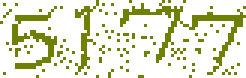
#> input picture imgs/5177.gif, 82 x 26 px (shown 3 times larger)
$ python identify_code.py   (Python 2 division)
#> lines starting #> are read from the running program, lines starting #| are printed output that depends on the picture
# coding=utf-8
__author__ = 'tech.chao'

from PIL import Image
import pytesseract

from PIL import ImageFile
ImageFile.LOAD_TRUNCATED_IMAGES = True

# 容错最大的有色判断
MAX_RGB_VALUE = 100
# 噪点大小
MAX_NOISY_COUNT = 25

# RGBA白色定义
WHITE_COLOR = (255, 255, 255, 255)
# RGBA黑色定义
BLACK_COLOR = (0, 0, 0, 255)


def print_char_pic(width, height, s_data):
    """
    画出字符图, 空格为白色, 点为黑色
    """
    _pic_str = ''
    for y in range(0, height):
        for x in range(0, width):
            _point = s_data[y * width + x]
            if _point == WHITE_COLOR:
                _pic_str += ' '
            else:
                _pic_str += '*'
        _pic_str += '\n'

    print _pic_str


def gen_white_black_points(image):
    """
    根据点阵颜色强制转换黑白点
    """
    data = image.getdata()
    new_data = []
    for item in data:
        if item[0] > MAX_RGB_VALUE and item[1] > MAX_RGB_VALUE and item[2] > MAX_RGB_VALUE:
            new_data.append(WHITE_COLOR)
        else:
            new_data.append(BLACK_COLOR)
    return new_data


def reduce_noisy(width, height, points):
    """
    横向扫描, 获取最大边界大小. 除去小于最大噪点大小的面积.
    """
    # 标记位置, 初始化都是0, 未遍历过
    flag_list = []
    for i in xrange(width * height):
        flag_list.append(0)

    # 遍历
    for index, value in enumerate(points):
        _y = index // width
        _x = index - _y * width
        # print _x, _y
        if flag_list[index] == 0 and value == BLACK_COLOR:
            flag_list[index] = 1
            _tmp_list = [index]
            recursion_scan_black_point(_x, _y, width, height, _tmp_list, flag_list, points)
            if len(_tmp_list) <= MAX_NOISY_COUNT:
                for x in _tmp_list:
                    points[x] = WHITE_COLOR

        else:
            flag_list[index] = 1


def recursion_scan_black_point(x, y, width, height, tmp_list, flag_list, points):
    # 左上
    if 0 <= (x - 1) < width and 0 <= (y - 1) < height:
        _x = x - 1
        _y = y - 1
        _inner_recursion(_x, _y, width, height, tmp_list, flag_list, points)

    # 上
    if 0 <= (y - 1) < height:
        _x = x
        _y = y - 1
        _inner_recursion(_x, _y, width, height, tmp_list, flag_list, points)

    # 右上
    if 0 <= (x + 1) < width and 0 <= (y - 1) < height:
        _x = x + 1
        _y = y - 1
        _inner_recursion(_x, _y, width, height, tmp_list, flag_list, points)

    # 左
    if 0 <= (x - 1) < width:
        _x = x - 1
        _y = y
        _inner_recursion(_x, _y, width, height, tmp_list, flag_list, points)

    # 右
    if 0 <= (x + 1) < width:
        _x = x + 1
        _y = y
        _inner_recursion(_x, _y, width, height, tmp_list, flag_list, points)

    # 左下
    if 0 <= (x - 1) < width and 0 <= (y + 1) < height:
        _x = x - 1
        _y = y + 1
        _inner_recursion(_x, _y, width, height, tmp_list, flag_list, points)

    # 下
    if 0 <= (y + 1) < height:
        _x = x
        _y = y + 1
        _inner_recursion(_x, _y, width, height, tmp_list, flag_list, points)

    # 右下
    if 0 <= (x + 1) < width and 0 <= (y + 1) < height:
        _x = x + 1
        _y = y + 1
        _inner_recursion(_x, _y, width, height, tmp_list, flag_list, points)


def _inner_recursion(new_x, new_y, width, height, tmp_list, flag_list, points):
    _index = new_x + width * new_y
    if flag_list[_index] == 0 and points[_index] == BLACK_COLOR:
        tmp_list.append(_index)
        flag_list[_index] = 1
        recursion_scan_black_point(new_x, new_y, width, height, tmp_list, flag_list, points)
    else:
        flag_list[_index] = 1


if __name__ == '__main__':
    right=0
    wrong=0
    for filename in ('5177.gif','6413.jpg','5970.jpg'):
        prefix=filename.replace(".jpg","").replace(".gif","")
        img = Image.open('imgs/'+filename)
#> img is the input picture: PIL image 82x26 P; mean R, G, B 224.5, 228.1, 201.7
        img = img.convert('RGBA')
#> img: PIL image 82x26 RGBA
        w, h = img.size[0], img.size[1]
#> w = 82; h = 26
        #print w, h
        point_list = gen_white_black_points(img)
#> the loop in gen_white_black_points, `for item in data:` made 2132 passes
#> item on passes 1 to 3: (255, 255, 255, 255), (255, 255, 255, 255), (255, 255, 255, 255)
#> after the loop in gen_white_black_points, `for item in data:`: new_data = 2132 items, first 6: (255, 255, 255, 255), (255, 255, 255, 255), (255, 255, 255, 255), (255, 255, 255, 255), (255, 255, 255, 255), (255, 255, 255, 255)
#> point_list has the same summary as new_data in gen_white_black_points
        #print_char_pic(w, h, point_list)
        reduce_noisy(w, h, point_list)
#> the loop in reduce_noisy, `for index, value in enumerate(points):` made 2132 passes
#> after the loop in reduce_noisy, `for index, value in enumerate(points):`: flag_list = 2132 values from 1 to 1; points has the same summary as new_data in gen_white_black_points
        #print_char_pic(w, h, point_list)
        img.putdata(point_list)
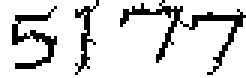
#> img: PIL image 82x26 RGBA (shown 3 times larger); mean R, G, B, A 215.1, 215.1, 215.1, 255
        img.save("imgs/"+prefix+"_rebuild.jpg")
#> (the run stopped early here; a loop or call above may not have finished)
